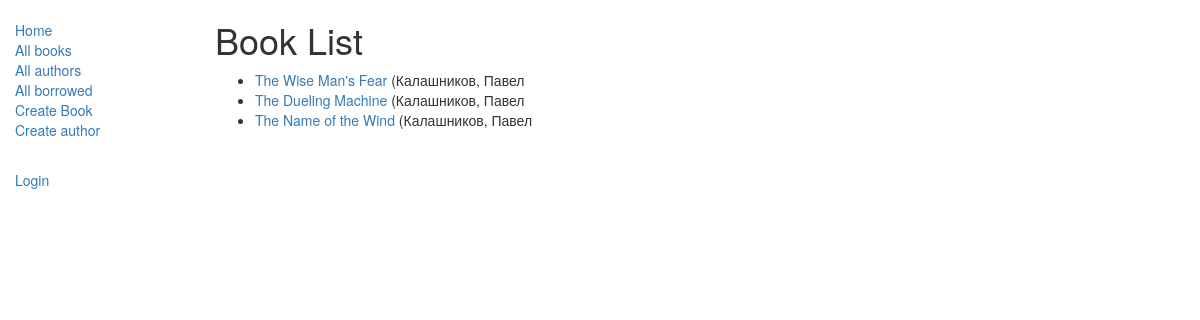
Before: /catalog/books/ with the older database file.
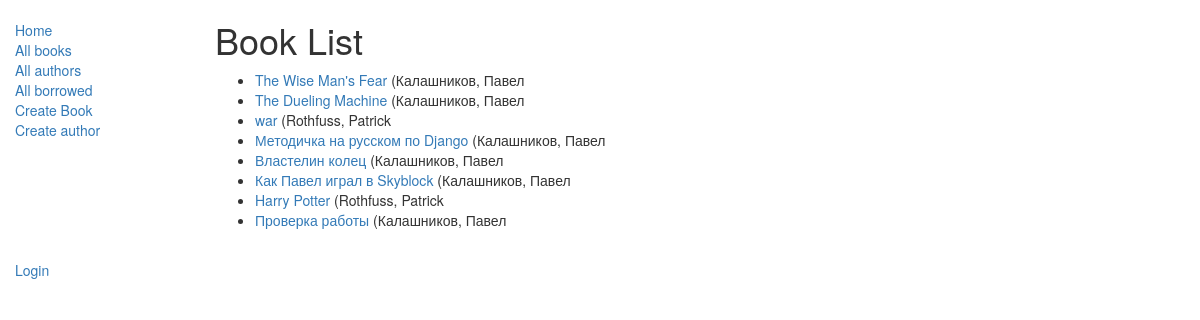
After: the same page with the newer database file.
### catalog/models.py (models this page shows, shortened)
class Book(models.Model):
    title = models.CharField(max_length=200)
    author = models.ForeignKey('Author', on_delete=models.SET_NULL, null=True)
    summary = models.TextField(max_length=1000, help_text="Enter a brief description of the book")
    isbn = models.CharField('ISBN',max_length=13, help_text='13 Character <a href="https://www.isbn-international.org/content/what-isbn">ISBN number</a>')
    genre = models.ManyToManyField(Genre, help_text="Select a genre for this book")
    language = models.ForeignKey(
        'Language',
        on_delete=models.SET_NULL,
        null=True,
        blank=True,
        help_text="Выберите язык книги"
    )
    def get_absolute_url(self):
        return reverse('book-detail', args=[str(self.id)])
    def display_genre(self):
        """
        Creates a string for the Genre. This is required to display genre in Admin.
        """
        return ', '.join([genre.name for genre in self.genre.all()[:3]])
    display_genre.short_description = 'Genre'

class Author(models.Model):
    first_name = models.CharField(max_length=100)
    last_name = models.CharField(max_length=100)
    date_of_birth = models.DateField(null=True, blank=True)
    date_of_death = models.DateField('Died', null=True, blank=True)
    def __str__(self):
        return '%s, %s' % (self.last_name, self.first_name)

### catalog/views.py (the view)
class BookListView(generic.ListView):
    model = Book
    paginate_by = 10

### catalog/templates/catalog/book_list.html
{% extends "base_generic.html" %}
{% block content %}
    <h1>Book List</h1>
    {% if book_list %}
    <ul>
      {% for book in book_list %}
      <li>
        <a href="{{ book.get_absolute_url }}">{{ book.title }}</a> ({{book.author}}
      </li>
      {% endfor %}
    </ul>
    {% else %}
      <p>There are no books in the library.</p>
    {% endif %}
{% endblock %}

### catalog/templates/base_generic.html (shortened to what this page needs)
<!doctype html>
<html lang="en">
  <head>
    <link
      rel="stylesheet"
      href="https://maxcdn.bootstrapcdn.com/bootstrap/3.3.7/css/bootstrap.min.css    " />
    {% load static %}
    <link rel="stylesheet" href="{% static 'css/styles.css' %}" />
  </head>
  <body>
    <div class="container-fluid">
      <div class="row">
        <div class="col-sm-2">
          {% block sidebar %}
            <ul class="sidebar-nav">
              <li><a href="{% url 'index' %}">Home</a></li>
              <li><a href="{% url 'books' %}">All books</a></li>
              <li><a href="{% url 'authors' %}">All authors</a></li>
              <li><a href="{% url 'all-borrowed' %}">All borrowed</a></li>
              <li><a href="{% url 'book-create' %}">Create Book</a> </li>
              <li><a href="{% url 'author_create' %}">Create author</a> </li>
          {% endblock %}
            </ul>
        </div>
        <div class="col-sm-10">
          {% block content %}{% endblock %}
        </div>
      </div>
    <ul class="sidebar-nav">
   {% if user.is_authenticated %}
     <li>User: {{ user.get_username }}</li>
     <li>
       <form id="logout-form" method="post" action="{% url 'logout' %}">
         {% csrf_token %}
         <button type="submit" class="btn btn-link">Logout</button>
       </form>
     </li>
   {% else %}
     <li><a href="{% url 'login' %}?next={{ request.path }}">Login</a></li>
   {% endif %}
  </ul>
    </div>
  </body>
</html>

### catalog/static/css/styles.css (style rules this page uses)
.sidebar-nav { margin-top: 20px; padding: 0; list-style: none; }

Changed rows visible on the page:
changed Book: title "The Name of the Wind" → "war"; author "Калашников, Павел" → "Rothfuss, Patrick"
added Book: title "Методичка на русском по Django", author "Калашников, Павел"
added Book: title "Властелин колец", author "Калашников, Павел"
added Book: title "Как Павел играл в Skyblock", author "Калашников, Павел"
added Book: title "Harry Potter", author "Rothfuss, Patrick"
added Book: title "Проверка работы", author "Калашников, Павел"
